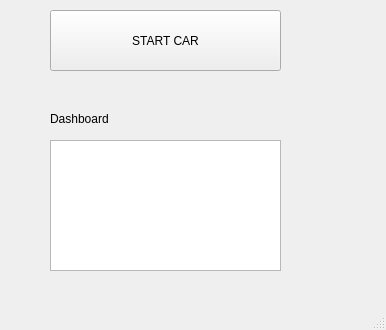
<?xml version="1.0" encoding="UTF-8"?>
<ui version="4.0">
 <class>MainWindow</class>
 <widget class="QMainWindow" name="MainWindow">
  <property name="geometry">
   <rect>
    <x>0</x>
    <y>0</y>
    <width>386</width>
    <height>330</height>
   </rect>
  </property>
  <property name="windowTitle">
   <string>MainWindow</string>
  </property>
  <widget class="QWidget" name="centralwidget">
   <widget class="QPushButton" name="pushButton">
    <property name="geometry">
     <rect>
      <x>50</x>
      <y>10</y>
      <width>231</width>
      <height>61</height>
     </rect>
    </property>
    <property name="text">
     <string>START CAR</string>
    </property>
   </widget>
   <widget class="QTextEdit" name="textEdit_2">
    <property name="geometry">
     <rect>
      <x>50</x>
      <y>140</y>
      <width>231</width>
      <height>131</height>
     </rect>
    </property>
   </widget>
   <widget class="QLabel" name="label">
    <property name="geometry">
     <rect>
      <x>50</x>
      <y>110</y>
      <width>111</width>
      <height>17</height>
     </rect>
    </property>
    <property name="text">
     <string>Dashboard</string>
    </property>
   </widget>
  </widget>
  <widget class="QMenuBar" name="menubar">
   <property name="geometry">
    <rect>
     <x>0</x>
     <y>0</y>
     <width>386</width>
     <height>22</height>
    </rect>
   </property>
  </widget>
  <widget class="QStatusBar" name="statusbar"/>
 </widget>
 <resources/>
 <connections/>
</ui>
